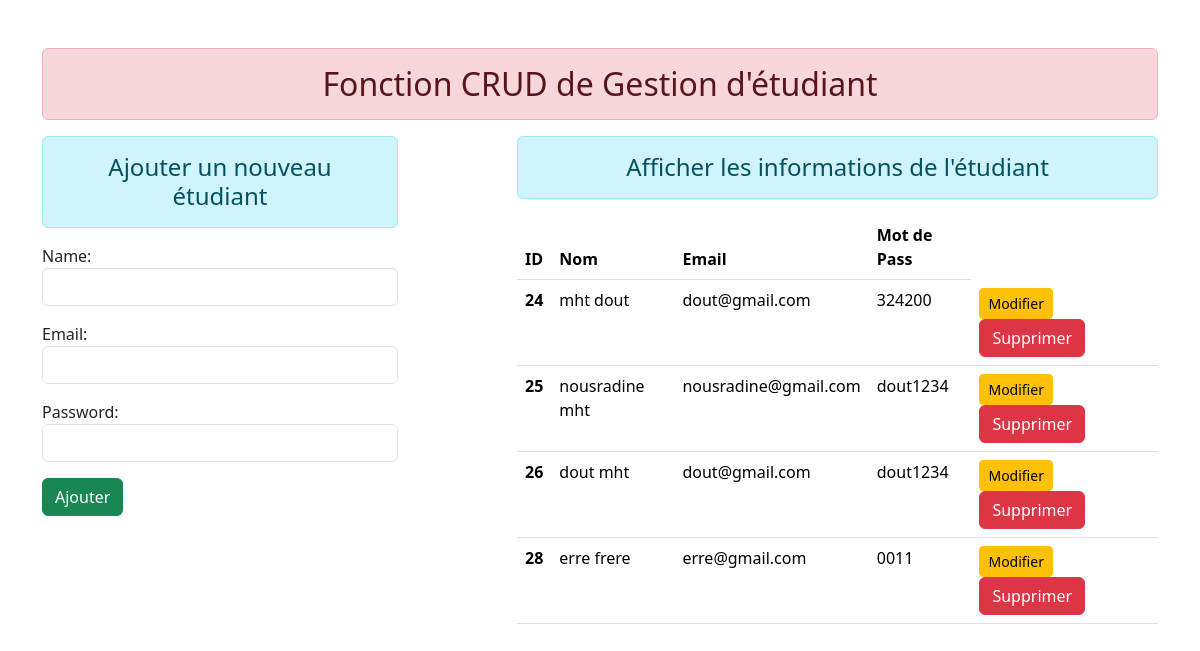
The page / on the database its author committed.
### etudiant/models.py (models this page shows)
class User(models.Model):
    name = models.CharField(max_length=70)
    email = models.CharField(max_length=100)
    password = models.CharField(max_length=100)

### etudiant/views.py (the view)
# urls.py: path('',views.add_show, name="addandshow"),
def add_show(request):
    if request.method == 'POST':
        fm = StudentRegistration(request.POST)
        if fm.is_valid():
            nm = fm.cleaned_data['name']
            em = fm.cleaned_data['email']
            pw = fm.cleaned_data['password']
            reg = User(name = nm, email = em, password = pw)
            reg.save()
            fm = StudentRegistration()
    else:
        fm = StudentRegistration()
    stud = User.objects.all()
    return render(request, 'etudiant/addandshow.html',{'form':fm, 'stu':stud})

### etudiant/forms.py
class StudentRegistration(forms.ModelForm):
    class Meta:
        model=User
        fields=['name', 'email', 'password']
        widgets={
            'name': forms.TextInput(attrs={'class': 'form-control'}),
            'email': forms.EmailInput(attrs={'class': 'form-control'}),
            'password': forms.PasswordInput(render_value=True, attrs={'class': 'form-control'}),
        }

### etudiant/templates/etudiant/addandshow.html (shortened to what this page needs)
{% extends 'etudiant/base.html' %}
{% block content %}
      <div class="row">
            <div class="col-sm-4">
                  <h4 class="text-center alert alert alert-info"> Ajouter un nouveau étudiant</h4>
                        <form action="" method='POST'>
                              {{form.as_p}}
                              <input type="submit" class="btn btn-success" value="Ajouter">
                        </form>
            </div>
            <div class="col-sm-7 offset-1">
                  <h4 class="text-center alert alert alert-info"> Afficher les informations de l'étudiant</h4>
                  {% if stu %}
                  <table class="table table-hover">
                        <thead>
                              <tr>
                                    <th scope="col">ID</th>
                                    <th scope="col">Nom</th>
                                    <th scope="col">Email</th>
                                    <th scope="col">Mot de Pass</th>
                              </tr>
                        </thead>
                        <tbody>
                        {% for st in stu %}
                              <tr>
                                    <th scope="row">{{ st.id }}</th>
                                    <td>{{ st.name }}</td>
                                    <td>{{ st.email }}</td>
                                    <td>{{ st.password }}</td>
                                    <td>
                                          <a href="{% url 'updatedata' st.id %}" class="btn btn-warning btn-sm">Modifier</a>
                                          <form action="{% url 'deletedata' st.id %}" method="post" class="d-inline">
                                                <input type="submit" class="btn btn-danger" value="Supprimer">
                                          </form>
                                    <td>
                              </tr>
                              {% endfor %}
                        </tbody>
                  </table>
                  {% else %}
                  <h4 class="text-center alert alert alert-warning">Pas d'enregistrement</h4>
                  {% endif %}
            </div>
      </div>
{% endblock content %}

### etudiant/templates/etudiant/base.html (shortened to what this page needs)
<!DOCTYPE html>
{% load static %}
<html lang="en">
    <head>
        <link rel="stylesheet" href="{% static 'etudiant/css/bootstrap.css' %}">
    </head>
    <body>
        <div class="container mt-5">
            <h2 class="text-center alert alert-danger">Fonction CRUD de Gestion d'étudiant</h2>
             {% block content %}
            {% endblock content %}
        </div>
    </body>
</html>

### rows shown on the page
User: id "24", name "mht dout", email "dout@gmail.com", password "324200"
User: id "25", name "nousradine mht", email "nousradine@gmail.com", password "dout1234"
User: id "26", name "dout mht", email "dout@gmail.com", password "dout1234"
User: id "28", name "erre frere", email "erre@gmail.com", password "0011"
